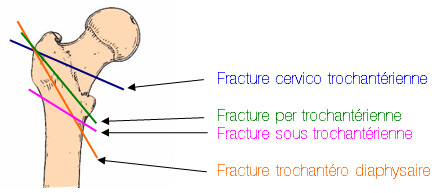
#> input picture noms-fractures-fémur.png, 439 x 193 px
$ python autocrop.py 'noms-fractures-fémur.png'
#> lines starting #> are read from the running program, lines starting #| are printed output that depends on the picture
import sys
from pathlib import Path

import cv2
import numpy as np

img = cv2.imread(sys.argv[1])
#> img is the input picture: shape (193, 439, 3); mean B, G, R 238.6, 240.9, 246.4
blurred = cv2.blur(img, (3, 3))
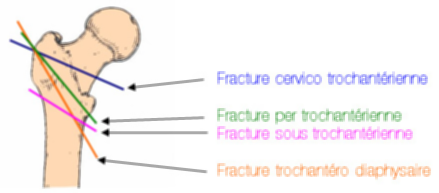
#> blurred: shape (193, 439, 3); mean B, G, R 238.6, 240.9, 246.4
edges = cv2.Canny(blurred, 50, 200)
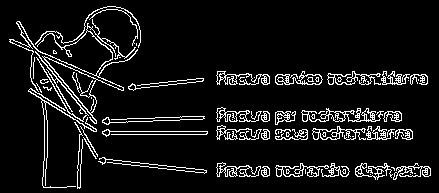
#> edges: shape (193, 439); 8.3% white in thin lines or dots

points = np.argwhere(edges > 0)
#> points = 7044 pairs, first value 6 to 188, second value 9 to 430
y_1, x_1 = points.min(axis=0)
#> y_1 = 6; x_1 = 9
y_2, x_2 = points.max(axis=0)
#> y_2 = 188; x_2 = 430

cropped = img[y_1:y_2, x_1:x_2]
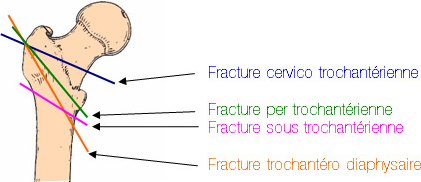
#> cropped: shape (182, 421, 3); mean B, G, R 236.9, 239.4, 245.6
(Path(sys.argv[1]).parent / "autocropped").mkdir(exist_ok=True)
cv2.imwrite(
    str(Path(sys.argv[1]).parent / "autocropped" / Path(sys.argv[1]).name), cropped
)
